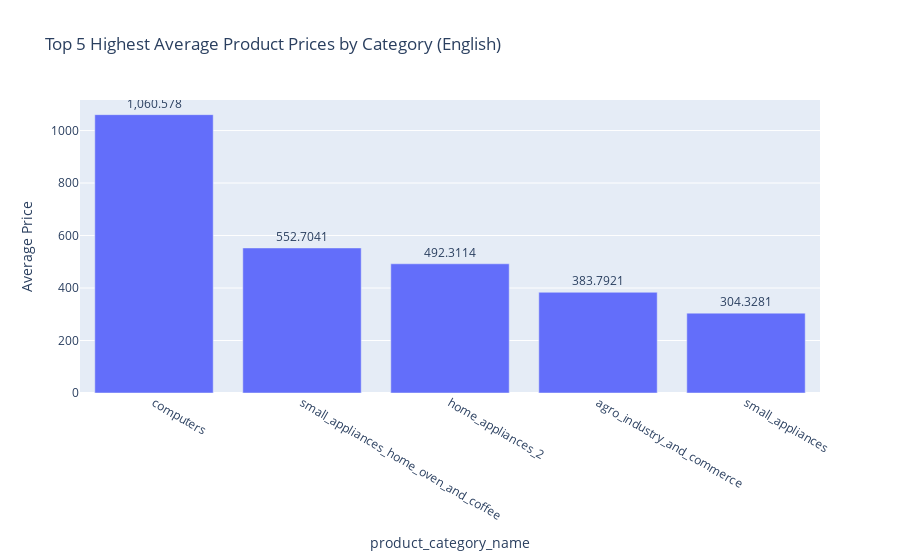

Source (notebook cell):
### Code cell
plot_avg_price_by_category(df)

### Figure 1 — Plotly figure (JSON) as saved in the notebook; plotly's stock layout.template omitted (floating-point values rounded to 4 significant figures)
{"data": [{"alignmentgroup": "True", "hovertemplate": "product_category_name=%{x}<br>Average Price=%{y}<extra></extra>", "legendgroup": "", "marker": {"color": "#636efa", "pattern": {"shape": ""}}, "name": "", "offsetgroup": "", "orientation": "v", "showlegend": false, "textposition": "outside", "texttemplate": "%{y}", "type": "bar", "x": ["computers", "small_appliances_home_oven_and_coffee", "home_appliances_2", "agro_industry_and_commerce", "small_appliances"], "xaxis": "x", "y": [1061.0, 552.7, 492.3, 383.8, 304.3], "yaxis": "y"}], "layout": {"barmode": "relative", "legend": {"tracegroupgap": 0}, "title": {"text": "Top 5 Highest Average Product Prices by Category (English)"}, "xaxis": {"anchor": "y", "domain": [0, 1], "title": {"text": "product_category_name"}}, "yaxis": {"anchor": "x", "domain": [0, 1], "title": {"text": "Average Price"}}}}
